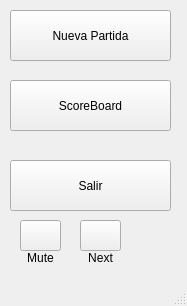
<?xml version="1.0" encoding="UTF-8"?>
<ui version="4.0">
 <class>MainWindow</class>
 <widget class="QMainWindow" name="MainWindow">
  <property name="geometry">
   <rect>
    <x>0</x>
    <y>0</y>
    <width>187</width>
    <height>306</height>
   </rect>
  </property>
  <property name="windowTitle">
   <string>MainWindow</string>
  </property>
  <widget class="QWidget" name="centralwidget">
   <widget class="QPushButton" name="Salir">
    <property name="geometry">
     <rect>
      <x>10</x>
      <y>160</y>
      <width>161</width>
      <height>51</height>
     </rect>
    </property>
    <property name="text">
     <string>Salir</string>
    </property>
   </widget>
   <widget class="QPushButton" name="ScoreBoard">
    <property name="geometry">
     <rect>
      <x>10</x>
      <y>80</y>
      <width>161</width>
      <height>51</height>
     </rect>
    </property>
    <property name="text">
     <string>ScoreBoard</string>
    </property>
   </widget>
   <widget class="QPushButton" name="NuevaPartida">
    <property name="geometry">
     <rect>
      <x>10</x>
      <y>10</y>
      <width>161</width>
      <height>51</height>
     </rect>
    </property>
    <property name="text">
     <string>Nueva Partida</string>
    </property>
   </widget>
   <widget class="QPushButton" name="Volumen">
    <property name="geometry">
     <rect>
      <x>20</x>
      <y>220</y>
      <width>41</width>
      <height>31</height>
     </rect>
    </property>
    <property name="text">
     <string/>
    </property>
   </widget>
   <widget class="QPushButton" name="Next">
    <property name="geometry">
     <rect>
      <x>80</x>
      <y>220</y>
      <width>41</width>
      <height>31</height>
     </rect>
    </property>
    <property name="text">
     <string/>
    </property>
   </widget>
   <widget class="QLabel" name="label">
    <property name="geometry">
     <rect>
      <x>20</x>
      <y>250</y>
      <width>41</width>
      <height>16</height>
     </rect>
    </property>
    <property name="text">
     <string>Mute</string>
    </property>
    <property name="alignment">
     <set>Qt::AlignCenter</set>
    </property>
   </widget>
   <widget class="QLabel" name="label_2">
    <property name="geometry">
     <rect>
      <x>80</x>
      <y>250</y>
      <width>41</width>
      <height>16</height>
     </rect>
    </property>
    <property name="text">
     <string>Next</string>
    </property>
    <property name="alignment">
     <set>Qt::AlignCenter</set>
    </property>
   </widget>
  </widget>
  <widget class="QMenuBar" name="menubar">
   <property name="geometry">
    <rect>
     <x>0</x>
     <y>0</y>
     <width>187</width>
     <height>21</height>
    </rect>
   </property>
  </widget>
  <widget class="QStatusBar" name="statusbar"/>
 </widget>
 <resources/>
 <connections/>
</ui>
